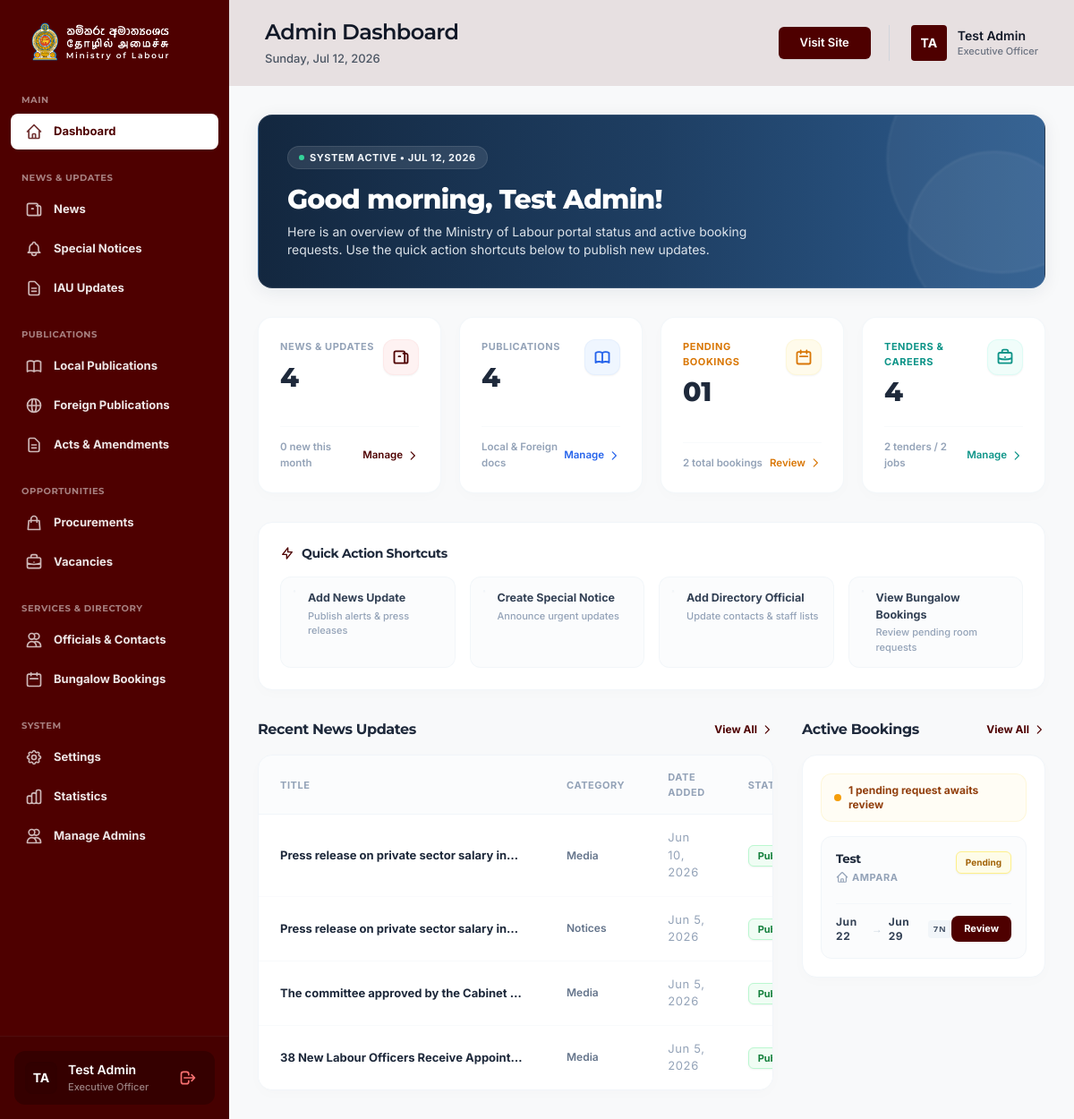
The page /admin/dashboard (signed in) on the database its author committed.
### tables this page shows
CREATE TABLE `news` (
  `id` int(11) NOT NULL AUTO_INCREMENT,
  `title` varchar(255) NOT NULL,
  `title_si` varchar(255) DEFAULT NULL,
  `title_ta` varchar(255) DEFAULT NULL,
  `category` varchar(50) NOT NULL,
  `publish_date` date DEFAULT NULL,
  `content` longtext NOT NULL,
  `content_si` longtext DEFAULT NULL,
  `content_ta` longtext DEFAULT NULL,
  `cover_image` varchar(255) DEFAULT NULL,
  `tags` varchar(255) DEFAULT NULL,
  `language` varchar(20) NOT NULL DEFAULT 'english',
  `visibility` enum('public','private','hidden') NOT NULL DEFAULT 'public',
  `is_featured` tinyint(1) NOT NULL DEFAULT 0,
  `is_special_notice` tinyint(1) NOT NULL DEFAULT 0,
  `status` enum('Draft','Published') NOT NULL DEFAULT 'Draft',
  `author_id` int(11) DEFAULT NULL,
  `created_at` timestamp NULL DEFAULT current_timestamp(),
  `updated_at` timestamp NULL DEFAULT current_timestamp() ON UPDATE current_timestamp(),
  PRIMARY KEY (`id`),
  KEY `author_id` (`author_id`),
  CONSTRAINT `news_ibfk_1` FOREIGN KEY (`author_id`) REFERENCES `admins` (`id`) ON DELETE SET NULL
);

CREATE TABLE `bookings` (
  `id` int(11) NOT NULL AUTO_INCREMENT,
  `bungalow_name` varchar(100) NOT NULL,
  `applicant_name` varchar(150) NOT NULL,
  `phone` varchar(50) NOT NULL,
  `email` varchar(150) NOT NULL,
  `room_type` varchar(100) NOT NULL,
  `no_of_rooms` int(11) NOT NULL DEFAULT 1,
  `start_date` date NOT NULL,
  `end_date` date NOT NULL,
  `status` enum('Pending','Confirmed','Cancelled') NOT NULL DEFAULT 'Pending',
  `created_at` timestamp NULL DEFAULT current_timestamp(),
  PRIMARY KEY (`id`)
);

### admin/index.php (the view, shortened to what the rows shown need)
<?php
require_once 'includes/auth.php';
require_once 'includes/db.php';
$recentNews = [];
try {
    $recentNews = $pdo->query("SELECT n.*, a.name as author_name FROM news n LEFT JOIN admins a ON n.author_id = a.id ORDER BY n.created_at DESC LIMIT 5")->fetchAll();
} catch (PDOException $e) {}
include 'includes/header.php';
?>
<div class="flex-1 flex flex-col min-w-0 bg-[#F8F9FA] relative z-10 font-inter">
    <?php include 'includes/topbar.php'; ?>
    <main class="flex-1 overflow-x-hidden overflow-y-auto p-4 md:p-8 bg-[#F8F9FA]">
        <div class="relative bg-gradient-to-r from-[#13273F] via-[#1E3E62] to-[#2D5C8F] rounded-2xl p-6 md:p-8 text-white mb-8 overflow-hidden shadow-[0_4px_20px_rgba(19,39,63,0.08)] border border-slate-100/10">
            <div class="relative z-10 max-w-xl">
                <?php
                $adminUser = getLoggedInAdmin();
                $hour = date('H');
                $greeting = 'Welcome back';
                if ($hour < 12) {
                    $greeting = 'Good morning';
                } elseif ($hour < 17) {
                    $greeting = 'Good afternoon';
                } else {
                    $greeting = 'Good evening';
                }
                ?>
                <h2 class="text-2xl md:text-3xl font-extrabold font-montserrat tracking-tight mb-2">
                    <?= $greeting ?>, <?= htmlspecialchars($adminUser['name'] ?? 'Admin') ?>!
                </h2>
            </div>
        </div>
        <div class="grid grid-cols-1 lg:grid-cols-3 gap-8">
            <div class="lg:col-span-2">
                <?php
                $headers = [
                    ['label' => 'Title', 'class' => ''],
                    ['label' => 'Category', 'class' => 'w-32'],
                    ['label' => 'Date Added', 'class' => 'w-32'],
                    ['label' => 'Status', 'class' => 'w-28'],
                    ['label' => 'Actions', 'class' => 'text-right w-20']
                ];
                renderAdminTable($headers, $recentNews, function($news) {
                    ?>
                    <tr class="hover:bg-slate-50/60 bg-white border-b border-slate-50/70 transition-all duration-150 group">
                        <td class="py-4 px-6 font-bold text-slate-800 max-w-xs truncate group-hover:text-[#4E0000] transition-colors"><?= htmlspecialchars($news['title']) ?></td>
                        <td class="py-4 px-6 text-slate-500 font-semibold text-[12px]"><?= htmlspecialchars($news['category']) ?></td>
                        <td class="py-4 px-6 text-slate-400 font-mono"><?= date('M j, Y', strtotime($news['created_at'])) ?></td>
                        <td class="py-4 px-6">
                            <?php if ($news['status'] === 'Published'): ?>
                            <span class="px-2.5 py-1 rounded-md bg-green-50 text-green-700 border border-green-200 text-[11px] font-bold shadow-sm">Published</span>
                            <?php else: ?>
                            <span class="px-2.5 py-1 rounded-md bg-orange-50 text-orange-700 border border-orange-200 text-[11px] font-bold shadow-sm">Draft</span>
                            <?php endif; ?>
                        </td>
                    </tr>
                    <?php
                }, [
                    'minWidth' => '600px',
                    'emptyTitle' => 'No news updates published yet.',
                    'emptySubtitle' => 'Click "Add News Update" to publish your first content.',
                    'emptyIcon' => 'news',
                    'containerClass' => 'bg-white rounded-2xl border border-slate-100 shadow-[0_4px_16px_rgba(0,0,0,0.015)] overflow-hidden'
                ]);
                ?>
            </div>
            <div class="lg:col-span-1">
                <div class="bg-white rounded-2xl border border-slate-100 p-5 shadow-[0_4px_16px_rgba(0,0,0,0.015)] space-y-4">
                    <?php
                    $pendingList = [];
                    try {
                        $pendingList = $pdo->query("SELECT * FROM bookings WHERE status = 'Pending' ORDER BY start_date ASC LIMIT 3")->fetchAll();
                    } catch (PDOException $e) {}
                    ?>
                    <?php
                    if (empty($pendingList)):
                    ?>
                        <div class="py-12 text-center">
                            <div class="w-12 h-12 rounded-full bg-emerald-50 flex items-center justify-center mx-auto mb-3 border border-emerald-100">
                                <svg class="w-5 h-5 text-emerald-600" fill="none" stroke="currentColor" stroke-width="2.5" viewBox="0 0 24 24"><path stroke-linecap="round" stroke-linejoin="round" d="M9 12l2 2 4-4m6 2a9 9 0 11-18 0 9 9 0 0118 0z"></path></svg>
                            </div>
                            <p class="text-[13px] font-bold text-slate-700 mb-0.5">All caught up!</p>
                            <p class="text-[11.5px] text-slate-400">No pending bungalow requests require attention.</p>
                        </div>
                    <?php else: ?>
                        <div class="space-y-3.5">
                            <?php foreach ($pendingList as $bk):
                                $nights = (strtotime($bk['end_date']) - strtotime($bk['start_date'])) / 86400;
                            ?>
                            <div class="p-4 rounded-xl bg-slate-50/50 hover:bg-slate-50 border border-slate-100 hover:border-slate-200 transition-all duration-150 group flex flex-col justify-between cursor-pointer" onclick="window.location.href='bungalow-bookings'">
                                <div class="flex justify-between items-start mb-2.5">
                                    <div>
                                        <h4 class="font-bold text-slate-800 text-[13.5px] group-hover:text-[#4E0000] transition-colors leading-tight"><?= htmlspecialchars($bk['applicant_name']) ?></h4>
                                        <p class="text-[11px] text-slate-400 font-bold uppercase tracking-wider mt-1 flex items-center gap-1 select-none">
                                            <span><?= htmlspecialchars($bk['bungalow_name']) ?></span>
                                        </p>
                                    </div>
                                    <span class="px-2.5 py-1 rounded-md bg-yellow-50 text-yellow-700 border border-yellow-200 text-[10px] font-bold shadow-sm select-none">Pending</span>
                                </div>
                                <div class="flex justify-between items-center mt-2.5 pt-3 border-t border-slate-100/70">
                                    <div class="flex items-center gap-1.5 text-xs text-slate-500 font-mono">
                                        <span class="font-bold text-slate-700"><?= date('M j', strtotime($bk['start_date'])) ?></span>
                                        <span class="text-slate-300 font-sans">&rarr;</span>
                                        <span class="font-bold text-slate-700"><?= date('M j', strtotime($bk['end_date'])) ?></span>
                                        <span class="px-1.5 py-0.5 rounded bg-slate-100 text-slate-600 font-sans font-bold text-[9.5px] ml-1 shrink-0"><?= $nights ?>N</span>
                                    </div>
                                    <a href="bungalow-bookings" class="px-3.5 py-1.5 bg-[#4E0000] hover:bg-[#320000] text-white rounded-lg text-[11px] font-bold shadow-sm transition-colors select-none">Review</a>
                                </div>
                            </div>
                            <?php endforeach; ?>
                        </div>
                    <?php endif; ?>
                </div>
            </div>
        </div>
    </main>
</div>
<?php include 'includes/footer.php'; ?>

### admin/includes/table-helper.php (shortened to what the rows shown need)
<?php
function renderAdminTable(array $headers, array $rows, callable $renderRowCallback, array $options = []) {
    $minWidth = $options['minWidth'] ?? '800px';
    $emptyTitle = $options['emptyTitle'] ?? 'No records found';
    $emptySubtitle = $options['emptySubtitle'] ?? 'There are no items matching your criteria.';
    $emptyIcon = $options['emptyIcon'] ?? 'document';
    $tableClass = $options['tableClass'] ?? 'js-filterable-table w-full text-left border-collapse';
    $containerClass = $options['containerClass'] ?? 'bg-white rounded-2xl border border-slate-100 shadow-[0_4px_16px_rgba(0,0,0,0.015)] overflow-hidden mb-12';
    ?>
    <div class="<?= htmlspecialchars($containerClass) ?>">
        <div class="overflow-x-auto">
            <table class="<?= htmlspecialchars($tableClass) ?>" style="min-width: <?= htmlspecialchars($minWidth) ?>;">
                <thead>
                    <tr class="bg-slate-50/50 text-slate-400 border-b border-slate-100 text-[11px] font-bold uppercase tracking-wider select-none">
                        <?php foreach ($headers as $header):
                            $thClass = $header['class'] ?? '';
                            $thLabel = $header['label'] ?? '';
                        ?>
                            <th class="py-4 px-6 <?= htmlspecialchars($thClass) ?>"><?= htmlspecialchars($thLabel) ?></th>
                        <?php endforeach; ?>
                    </tr>
                </thead>
                <?php
                $tbodyClass = $options['tbodyClass'] ?? 'divide-y divide-slate-50 text-[13px]';
                $tbodyAttrs = $options['tbodyAttrs'] ?? '';
                ?>
                <tbody class="<?= htmlspecialchars($tbodyClass) ?>" <?= $tbodyAttrs ?>>
                    <?php if (empty($rows)): ?>
                    <tr>
                        <td colspan="<?= count($headers) ?>" class="py-16 px-6 text-center text-slate-400">
                            <div class="w-16 h-16 bg-slate-50 rounded-full flex items-center justify-center mx-auto mb-4 border border-slate-100 shadow-inner">
                                <?php if ($emptyIcon === 'users'): ?>
                                    <svg class="w-8 h-8 text-slate-300" fill="none" stroke="currentColor" stroke-width="1.5" viewBox="0 0 24 24"><path stroke-linecap="round" stroke-linejoin="round" d="M15 19.128a9.38 9.38 0 002.625.372 9.337 9.337 0 004.121-.952 4.125 4.125 0 00-7.533-2.493M15 19.128v-.003c0-1.113-.285-2.16-.786-3.07M15 19.128v.109A11.386 11.386 0 0110.089 20M3 16.172c0-2.278 1.964-4.122 4.382-4.122 2.419 0 4.382 1.844 4.382 4.122 0 1.139-.491 2.164-1.282 2.9M3 16.172v.109A11.386 11.386 0 007.91 20M3 16.172a11.387 11.387 0 014.91-4.085m0 0a5.002 5.002 0 019.288 0M15 7a3 3 0 11-6 0 3 3 0 016 0zm6 3a2 2 0 11-4 0 2 2 0 014 0zM7 10a2 2 0 11-4 0 2 2 0 014 0z" /></svg>
                                <?php elseif ($emptyIcon === 'news'): ?>
                                    <svg class="w-8 h-8 text-slate-300" fill="none" stroke="currentColor" stroke-width="1.5" viewBox="0 0 24 24"><path stroke-linecap="round" stroke-linejoin="round" d="M12 7.5h1.5m-1.5 3h1.5m-7.5 3h7.5m-7.5 3h7.5m3-9h3.375c.621 0 1.125.504 1.125 1.125V18a2.25 2.25 0 01-2.25 2.25M16.5 7.5V18a2.25 2.25 0 002.25 2.25M16.5 7.5V4.875c0-.621-.504-1.125-1.125-1.125H4.125C3.504 3.75 3 4.254 3 4.875V18a2.25 2.25 0 002.25 2.25h13.5M6 7.5h3v3H6v-3z" /></svg>
                                <?php else: ?>
                                    <svg class="w-8 h-8 text-slate-300" fill="none" stroke="currentColor" stroke-width="1.5" viewBox="0 0 24 24"><path stroke-linecap="round" stroke-linejoin="round" d="M19.5 14.25v-2.625a3.375 3.375 0 00-3.375-3.375h-1.5A1.125 1.125 0 0113.5 7.125v-1.5a3.375 3.375 0 00-3.375-3.375H8.25m2.25 0H5.625c-.621 0-1.125.504-1.125 1.125v17.25c0 .621.504 1.125 1.125 1.125h12.75c.621 0 1.125-.504 1.125-1.125V11.25a9 9 0 00-9-9z"></path></svg>
                                <?php endif; ?>
                            </div>
                            <span class="font-bold text-slate-700 block mb-1"><?= htmlspecialchars($emptyTitle) ?></span>
                            <span class="text-xs text-slate-400"><?= htmlspecialchars($emptySubtitle) ?></span>
                        </td>
                    </tr>
                    <?php else: ?>
                        <?php foreach ($rows as $index => $row) {
                            $renderRowCallback($row, $index);
                        } ?>
                    <?php endif; ?>
                </tbody>
            </table>
        </div>
    </div>
    <?php
}

### rows shown on the page
news: title "Press release on private sector salary in…", category "Media", created_at "Jun 10, 2026", status "Published"
news: title "Press release on private sector salary in…", category "Notices", created_at "Jun 5, 2026", status "Published"
news: title "The committee approved by the Cabinet…", category "Media", created_at "Jun 5, 2026", status "Published"
news: title "38 New Labour Officers Receive Appoint…", category "Media", created_at "Jun 5, 2026", status "Published"
bookings: applicant_name "Test", bungalow_name "AMPARA", start_date "Jun 22", end_date "Jun 29", nights "7"

### other values the page prints
getInitials($sidebarUser['name'] ?? 'Admin') "TA"
$sidebarUser['name'] "Test Admin"
str_replace('_', ' ', $sidebarUser['role'] ?? 'Admin') "Executive Officer"
getInitials($currentUser['name'] ?? 'Admin') "TA"
$currentUser['name'] "Test Admin"
str_replace('_', ' ', $currentUser['role'] ?? 'Admin') "Executive Officer"
$greeting "Good morning"
$adminUser['name'] "Test Admin"
$newsCount "4"
$newsThisMonth "0"
$totalPublications "4"
$pendingBookings "01"
$totalBookings "2"
$procurementCount + $vacancyCount "4"
$procurementCount "2"
